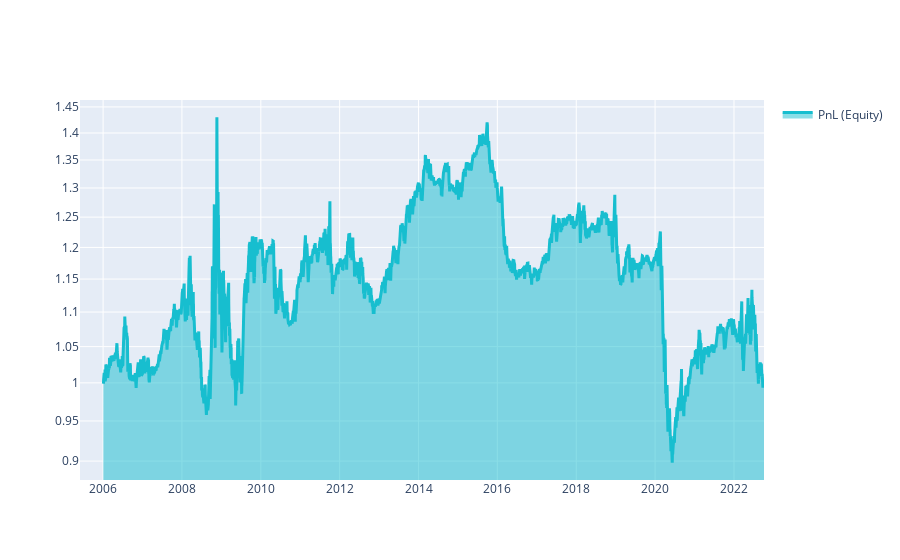

The cell this chart's notebook holds for it:
### Markdown cell above
# Q18 Quick Start

This template shows you the basic steps for taking part to the **Q18 NASDAQ-100 Stock Long-Short contest**.

### Code cell
# ! conda install -y scikit-learn

import xarray as xr

import qnt.ta as qnta
import qnt.data as qndata
import qnt.output as qnout
import qnt.stats as qns
import qnt.stats as qnstats

data = qndata.stocks.load_ndx_data(min_date="2005-06-01")

close     = data.sel(field="close")
is_liquid = data.sel(field="is_liquid")
sma_slow  = qnta.sma(close,  100)
sma_fast  = qnta.sma(close, 40)
weights   = xr.where(sma_slow < sma_fast, 1, -1)
weights   = weights * is_liquid

weights = qnout.clean(weights, data, "stocks_nasdaq100")

# calc stats
stats = qns.calc_stat(data, weights.sel(time=slice("2006-01-01", None)))
display(stats.to_pandas().tail())

# graph
performance = stats.to_pandas()["equity"]
import qnt.graph as qngraph

qngraph.make_plot_filled(performance.index, performance, name="PnL (Equity)", type="log")

def get_sharpe(market_data, weights):
    rr = qnstats.calc_relative_return(market_data, weights)
    sharpe = qnstats.calc_sharpe_ratio_annualized(rr).values[-1]
    return sharpe

sharpe = get_sharpe(data, weights)
print("Sharpe Ratio: ",sharpe)

### Figure 1 — Plotly figure (JSON) as saved in the notebook; plotly's stock layout.template omitted (floating-point values rounded to 4 significant figures; data arrays with more than 128 entries replaced by an {"elided": "..."} marker saying what was removed)
{"data": [{"fill": "tonexty", "line": {"color": "#17BECF", "width": 3}, "name": "PnL (Equity)", "type": "scatter", "x": {"elided": "4369 str values"}, "y": {"elided": "4369 float values"}}], "layout": {"autosize": true, "showlegend": true, "xaxis": {"autorange": true, "range": ["2005-06-01", "2022-10-06"], "type": "date"}, "yaxis": {"range": [-0.05681, 0.1654], "type": "log"}}}
